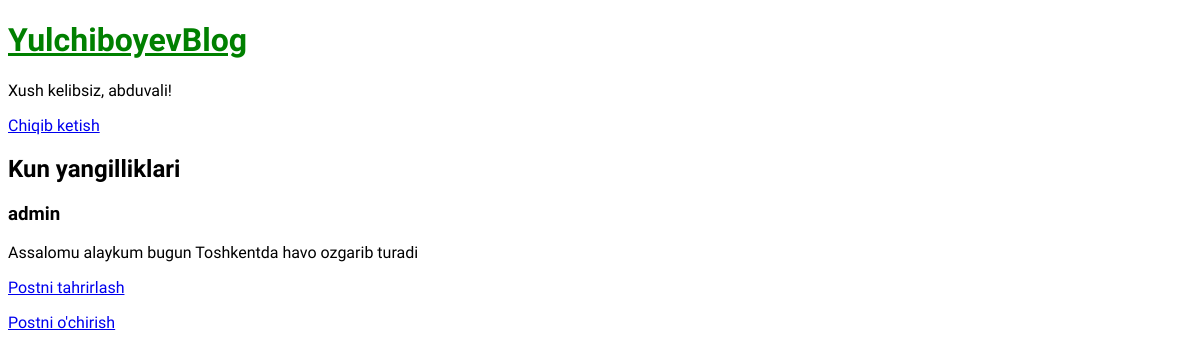
Page /post/1/ (signed in) on the committed database.
### blog/models.py (models this page shows, shortened)
class Post(models.Model):
    title = models.CharField(max_length=200)
    author = models.ForeignKey(
        'auth.User',
        on_delete=models.CASCADE,
    )
    body = models.TextField()

### blog/views.py (the view)
# urls.py: path('post/<int:pk>/', BlogDetailView.as_view(), name = 'detail'),
class BlogDetailView(DetailView):
    model = Post
    template_name = 'detail.html'

### templates/detail.html
{% extends 'base.html' %}
{% block content %}
    <div class="post-entry">
        <h2>
            {{post.title}}
        </h2>
        <h3>
            {{post.author}}
        </h3>
        <p>
            {{post.body}}
        </p>
    </div>
<p><a href="{% url 'edit' post.pk %}">Postni tahrirlash</a></p>
<p><a href="{% url 'delete' post.pk %}">Postni o'chirish</a></p>
{% endblock content %}

### templates/base.html (shortened to what this page needs)
{% load static %}
<!DOCTYPE html>
<html>
    <head>
        <link rel="stylesheet" href="{% static 'css/base.css' %}">
    </head>
    <body>
        <header>
            <h1><a href="{% url 'home' %}">YulchiboyevBlog</a></h1>
        </header>
        {% if user.is_authenticated %}
            <p>Xush kelibsiz, {{ user.username }}!</p>
            <p><a href="{% url 'logout' %}">Chiqib ketish</a></p>
        {% else %}
        <p>
            <a href="{% url 'login' %}">Saytga kirish</a> /
            <a href="{% url 'signup' %}">Ro'yxatdan o'tish</a>
        </p>
        <h2><a href="{% url 'create' %}">Yangi post qo'shish</a></h2>
        {% endif %}
        <div>
            {% block content %}
            {% endblock content %}
        </div>
    </body>
</html>

### static/css/base.css (style rules this page uses)
body { font-family: 'Montserrat', sans-serif; font-family: 'Signika Negative', sans-serif; font-family: 'Sofia Sans', sans-serif; font-family: 'Sofia Sans Semi Condensed', sans-serif; }
header h1 a { color: green; }

### rows in the picture
Post: title "Kun yangilliklari", author "admin", body "Assalomu alaykum bugun Toshkentda havo ozgarib turadi"

### other values in the picture
{{ user.username }} "abduvali"
